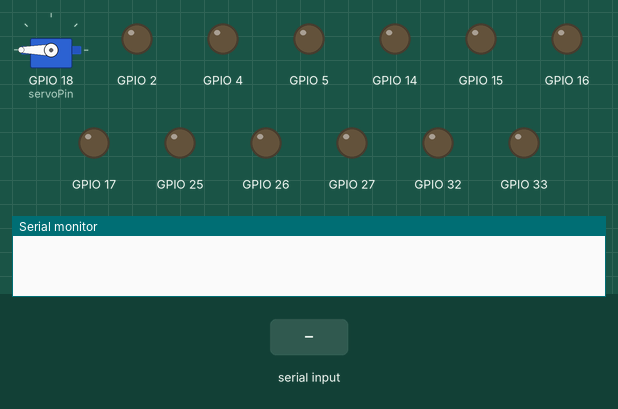
A sketch run on a simulated ESP32. On the bench: servo, output pins drawn as LEDs (lit = HIGH), the last lines printed to the serial monitor. The test bench sets the inputs (shaded band).

Above: at 1.3 s.
1.4 s: "close\n" received over Serial
At 2.6 s:
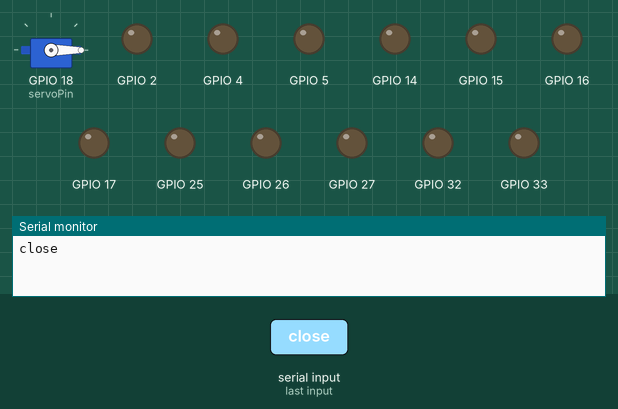
2.9 s: "disable\n" received over Serial
At 3.7 s:
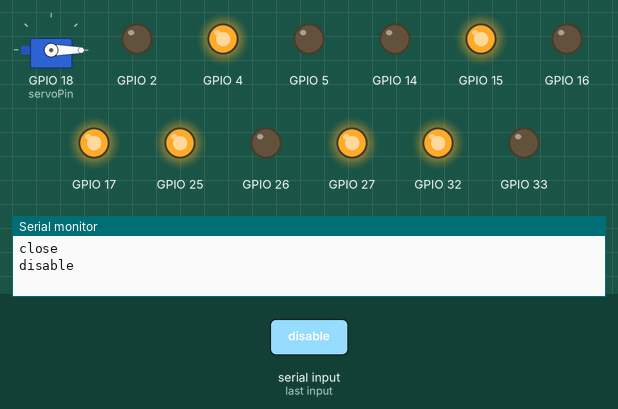
4.4 s: "open\n" received over Serial
At 4.9 s:
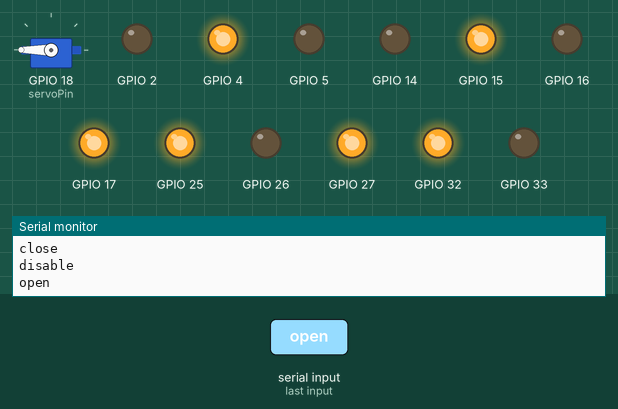
Timing chart, 0 to 7.4 s (numbered marks = the images above; inputs shaded):
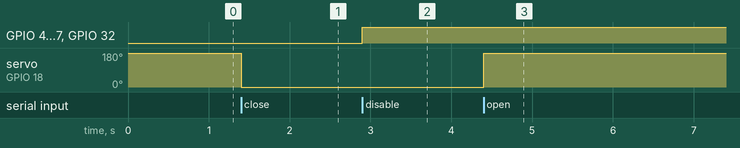

Measured:
- after the input at 1.4 s, servo on GPIO 18 (servoPin): 180° → 0° at once
- after the input at 2.9 s, GPIO 4, GPIO 15, GPIO 17, GPIO 25, GPIO 27, GPIO 32: LOW → HIGH at once
- after the input at 4.4 s, servo on GPIO 18 (servoPin): 0° → 180° at once

The sketch:

Servomotor.ino
```cpp
#include <ESP32Servo.h>

Servo servo1;
const int servoPin = 18;
const int minPulseWidth = 1200;
const int maxPulseWidth = 1800;

void setup() {
  Serial.begin(115200);
  servo1.attach(servoPin, minPulseWidth, maxPulseWidth);
  servo1.setPeriodHertz(50);
  servo1.writeMicroseconds(maxPulseWidth);
  delay(100);
  //Motor 1
  pinMode(15, OUTPUT);
  //digitalWrite(15, HIGH);
  pinMode(2, OUTPUT);
  digitalWrite(2, LOW);
  //Motor 2
  pinMode(4, OUTPUT);
  //digitalWrite(4, LOW);
  pinMode(16, OUTPUT);
  digitalWrite(16, LOW);
  //Motor 3
  pinMode(17, OUTPUT);
  //digitalWrite(17, LOW);
  pinMode(5, OUTPUT);
  digitalWrite(5, LOW);
  //Motor 4
  pinMode(32, OUTPUT);
  //digitalWrite(32, LOW);
  pinMode(33, OUTPUT);
  digitalWrite(33, LOW);
  //Motor 5
  pinMode(25, OUTPUT);
  //digitalWrite(25, LOW);
  pinMode(26, OUTPUT);
  digitalWrite(26, LOW);
  //Motor 6
  pinMode(27, OUTPUT);
  //digitalWrite(27, LOW);
  pinMode(14, OUTPUT);
  digitalWrite(14, LOW);

}

void loop() {
  if(Serial.available()){
    String input = Serial.readStringUntil('\n');
    Serial.println(input);
    //int pulseWidth = map(, 0, 150, minPulseWidth, maxPulseWidth);
    if (input == "close"){
      servo1.writeMicroseconds(minPulseWidth);
    }
    if (input == "open"){
      servo1.writeMicroseconds(maxPulseWidth);
    }
    if (input == "disable"){
      digitalWrite(15, HIGH);
      digitalWrite(4, HIGH);
      digitalWrite(17, HIGH);
      digitalWrite(32, HIGH);
      digitalWrite(25, HIGH);
      digitalWrite(27, HIGH);
    }
    if (input == "enable"){
      digitalWrite(15, LOW);
      digitalWrite(4, LOW);
      digitalWrite(17, LOW);
      digitalWrite(32, LOW);
      digitalWrite(25, LOW);
      digitalWrite(27, LOW);
    }
  }
}
```
